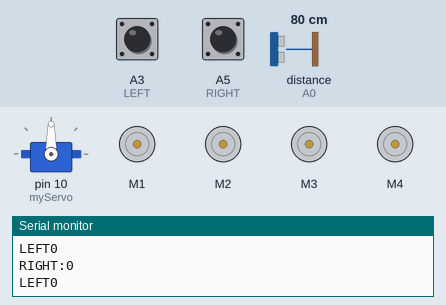
A sketch run on a simulated Arduino Uno, built with avr-gcc and run on an emulated ATmega328P. On the bench: servo, 4 × DC motor (green arrow = forward, orange = backward, longer = faster), the last lines printed to the serial monitor. The inputs (shaded band) are chosen by the test bench; at power-on: A3 (LEFT) LOW, A5 (RIGHT) LOW, distance to the obstacle (sensor on A0) 80 cm. The echo pulse lasts 58.3 µs per cm.

Above: at 4.8 s.
4.9 s: A3 (LEFT) pulled HIGH for 1.2 s
At 6.0 s:
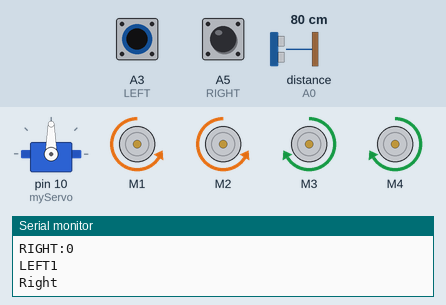
7.6 s: A5 (RIGHT) pulled HIGH for 1.2 s
At 9.0 s:
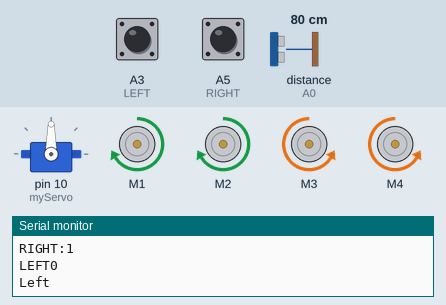
10.7 s: A5 (RIGHT) pulled HIGH for 3.2 s
At 14.6 s:
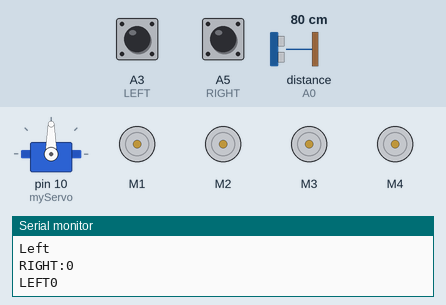
15.7 s: A3 (LEFT) pulled HIGH for 3.2 s
At 16.5 s:
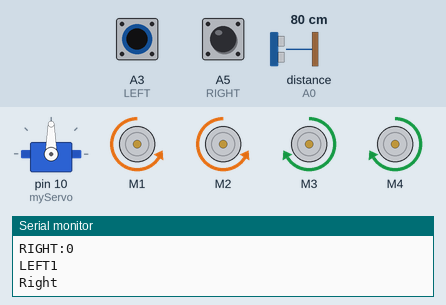
20.8 s: A3 (LEFT) driven HIGH
At 22.1 s:
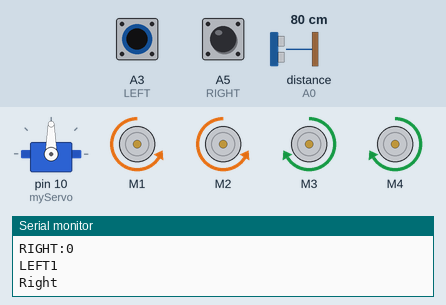
Timing chart, 0 to 23.8 s (numbered marks = the images above; inputs shaded):
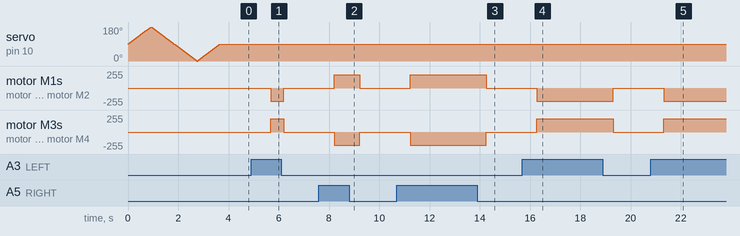

Measured:
- after the input at 4.9 s, motor M1, motor M2: stopped → backward 200/255 after 0.79 s, → stopped 0.51 s later; motor M3, motor M4: stopped → forward 200/255 after 0.79 s, → stopped 0.51 s later
- after the input at 7.6 s, motor M1, motor M2: stopped → forward 200/255 after 0.60 s, → stopped 1.0 s later; motor M3, motor M4: stopped → backward 200/255 after 0.60 s, → stopped 1.0 s later
- after the input at 10.7 s, motor M1, motor M2: stopped → forward 200/255 after 0.53 s, → stopped 3.0 s later; motor M3, motor M4: stopped → backward 200/255 after 0.53 s, → stopped 3.0 s later
- after the input at 15.7 s, motor M1, motor M2: stopped → backward 200/255 after 0.57 s, → stopped 3.0 s later; motor M3, motor M4: stopped → forward 200/255 after 0.57 s, → stopped 3.0 s later
- after the input at 20.8 s, motor M1, motor M2: stopped → backward 200/255 after 0.52 s; motor M3, motor M4: stopped → forward 200/255 after 0.52 s

The sketch:

human_following_bit.ino
```cpp
// human following robot
/*
we will be using a servo motor
to maintain the ultrasound sensor
and ir sensor position and the motor will be rotated as per
the input from these sensors
*/

#include<Servo.h>
#include<NewPing.h>
#include<AFMotor.h>

AF_DCMotor Motor1(1,MOTOR12_1KHZ);
AF_DCMotor Motor2(2,MOTOR12_1KHZ);
AF_DCMotor Motor3(3,MOTOR34_1KHZ);
AF_DCMotor Motor4(4,MOTOR34_1KHZ);
#define RIGHT A5
#define LEFT A3
#define TRIGGER_PIN A1
#define ECHO_PIN A0
#define MAX_DISTANCE 100
NewPing sonar(TRIGGER_PIN, ECHO_PIN, MAX_DISTANCE);

Servo myServo;
void setup()
{
  Serial.begin(9600);
  pinMode(RIGHT,INPUT);
  pinMode(LEFT,INPUT);
  myServo.attach(10);
 myServo.write(90);
 for(int pos=90;pos<=180;pos++)
  {
    myServo.write(pos);
    delay(10);
    }
    for(int pos=180;pos>=90;pos--)
  {
    myServo.write(pos);
    delay(10);
    }
    for(int pos=90;pos>=0;pos--)
  {
    myServo.write(pos);
    delay(10);
    }
 for(int pos=0;pos<=90;pos++)
  {
    myServo.write(pos);
    delay(10);
    }


}
void loop()
{

   unsigned int distance = sonar.ping_cm();
   int left_val = digitalRead(LEFT);
   int right_val= digitalRead(RIGHT);
   Serial.print("RIGHT:");
   Serial.println(right_val);
   Serial.print("LEFT");
   Serial.println(left_val);


 if(left_val == 1 && right_val ==1) //both left and right IR sensors are active in this case we will check for the conditions
 {
  if(distance > 0  && distance < 5)
  {
    Serial.println("BACKWARD");
    backward();
    delay(500);
    }
    else if(distance > 5 && distance < 20)
    {
      Serial.println("FORWARD");
      forward();
      delay(500);
      }
      else
      {
        brake();
        delay(1000);
        }
  }
  else if(left_val ==0 && right_val == 1) //left is active and right is inactive
{
  Serial.println("Left");
  right();

  delay(500);
}
else if(left_val ==1 && right_val == 0) //left is inactive and right is active
{
  Serial.println("Right");
  left();
  delay(500);

  }
  else
  {
   brake();
        delay(1000);
    }

}

void forward()  //forward
{
  Motor1.setSpeed(150);
  Motor1.run(FORWARD);
  Motor2.setSpeed(150);
  Motor2.run(FORWARD);
  Motor3.setSpeed(150);
  Motor3.run(FORWARD);
  Motor4.setSpeed(150);
  Motor4.run(FORWARD);
  }
void backward()//backward
{
   Motor1.setSpeed(150);
  Motor1.run(BACKWARD);
  Motor2.setSpeed(150);
  Motor2.run(BACKWARD);
  Motor3.setSpeed(150);
  Motor3.run(BACKWARD);
  Motor4.setSpeed(150);
  Motor4.run(BACKWARD);
  }
void left() //left
  {Motor1.setSpeed(200);
   Motor1.run(BACKWARD);
  Motor2.setSpeed(200);
  Motor2.run(BACKWARD);
  Motor3.setSpeed(200);
  Motor3.run(FORWARD);
  Motor4.setSpeed(200);
  Motor4.run(FORWARD);
  }
void right() //right
{
  Motor1.setSpeed(200);
  Motor1.run(FORWARD);
  Motor2.setSpeed(200);
  Motor2.run(FORWARD);
  Motor3.setSpeed(200);
  Motor3.run(BACKWARD);
  Motor4.setSpeed(200);
  Motor4.run(BACKWARD);
    }
void brake() //stop the car
{
    Motor1.setSpeed(0);
  Motor1.run(RELEASE);
  Motor2.setSpeed(0);
  Motor2.run(RELEASE);
  Motor3.setSpeed(0);
  Motor3.run(RELEASE);
  Motor4.setSpeed(0);
  Motor4.run(RELEASE);
    }
```
